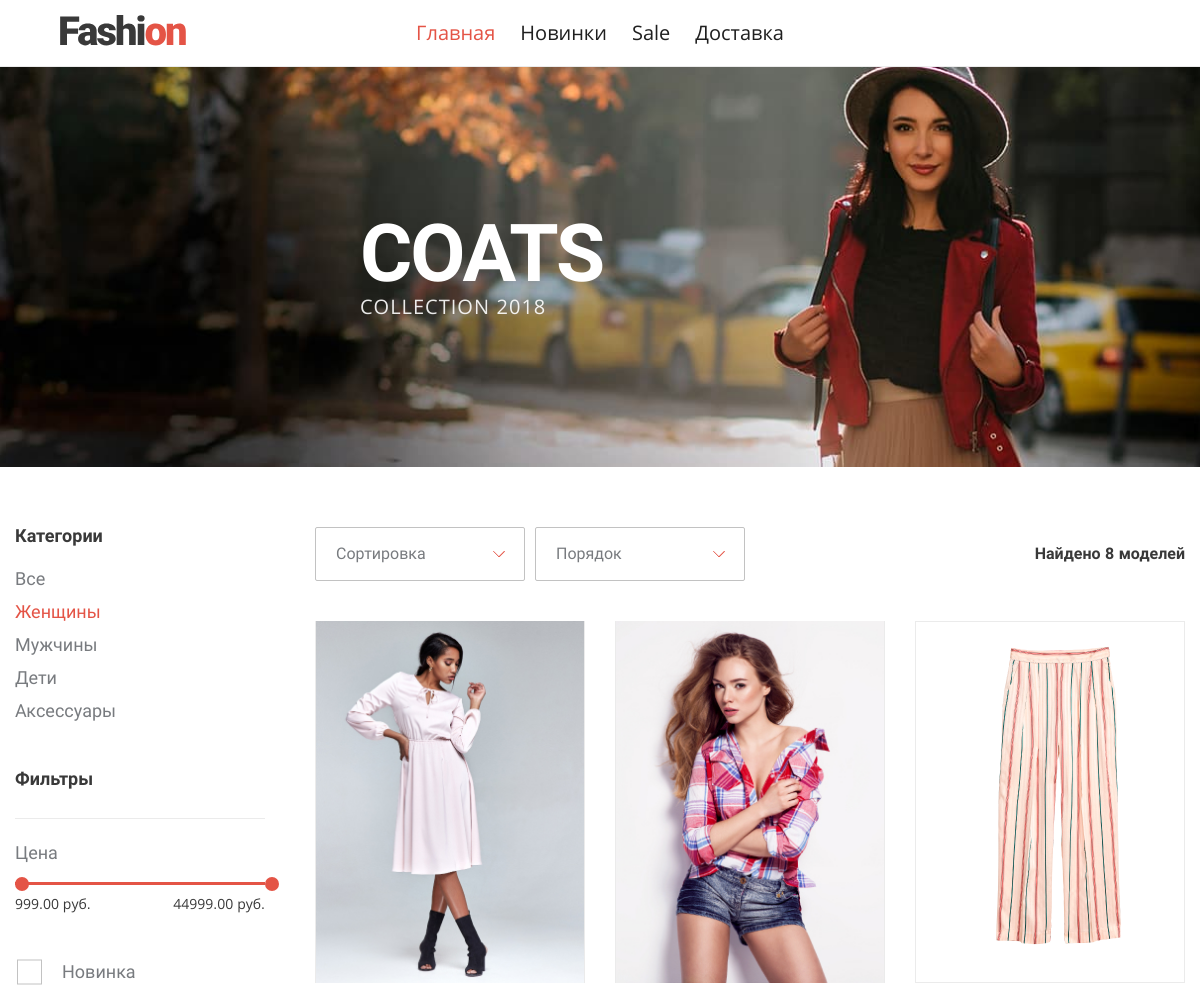
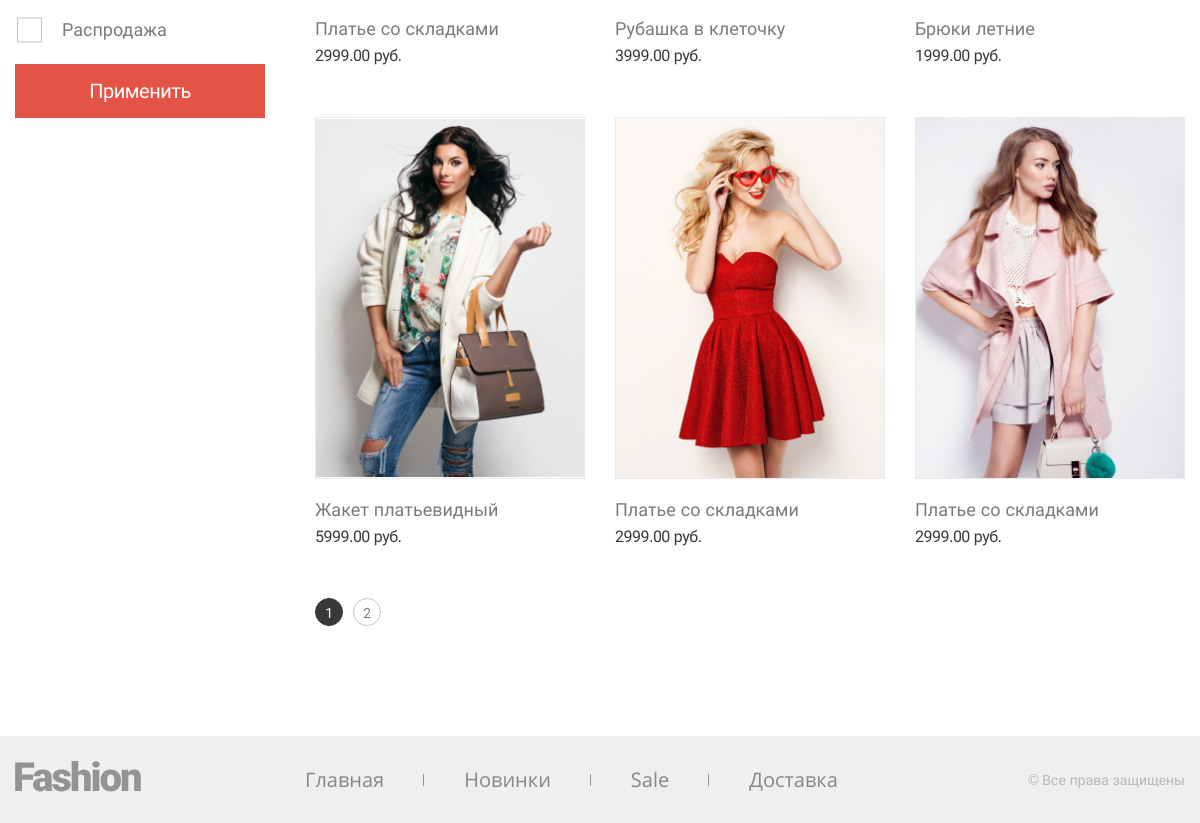
The app's page /?section=female with its own data (2 pictures, top to bottom).
### tables this page shows
CREATE TABLE `products` (
  `id` int(11) NOT NULL AUTO_INCREMENT,
  `name` varchar(45) NOT NULL,
  `price` decimal(8,2) NOT NULL,
  `img_path` varchar(255) NOT NULL,
  `activity` int(1) NOT NULL DEFAULT '1',
  `novelty` int(1) NOT NULL DEFAULT '0',
  `sale` int(1) NOT NULL DEFAULT '0',
  `create_time` timestamp NULL DEFAULT CURRENT_TIMESTAMP,
  PRIMARY KEY (`id`),
  KEY `index_name_asc` (`name`),
  KEY `index_price_asc` (`price`)
);

### helpers/helper_db.php (called while the page is built, shortened)
<?php
function connect() {
    include $_SERVER['DOCUMENT_ROOT'] . '/include/config.php';
    static $connection = null;
    if (null === $connection) {
        $connection = mysqli_connect($host, $user_db, $password_db, $dbname) or die('connection Error');
        $connection->set_charset("utf8");
    }
    return $connection;
}
function getSectionsOfProduct($id) {
    $id = mysqli_real_escape_string(connect(), $id);
    $sections = [];
    $query = "select sections.name from product_section
                join sections on sections.id = product_section.sections_id
                where product_section.products_id = '$id'";
    $result = mysqli_query(connect(), $query);
    while ($row = mysqli_fetch_assoc($result)) {
        $sections[] = $row['name'];
    }
    return $sections;
}
function getProducts($params = []) {
    $products = [];
    $query = createQuery($params);
    $result = mysqli_query(connect(), $query);
    while ($row = mysqli_fetch_assoc($result)) {
        $products[] = ['id' => $row['id'],
                        'name' => $row['name'],
                        'price' => $row['price'],
                        'novelty' => $row['novelty'],
                        'img_path' => $row['img_path'],
                        'sections' => getSectionsOfProduct($row['id'])];
    }
    return $products;
}
function createQuery($params) {
    $query = "select * from products where activity = 1";
    $advancedQuery = "";
    if (isset($params['section'])) {
        $section = mysqli_real_escape_string(connect(), $params['section']);
        if ($section == 'all') {
            $query = "select * from products where activity = 1";
        } else {
            $query =  "select products.* from products
                        join product_section on products_id = products.id
                        join sections on sections.id = sections_id
                        where sections.name = '$section' and products.activity = 1";
        }
    }
    return $query . $advancedQuery;
}
function getMinPrice() {
    $query = "select price from products order by price asc limit 1";
    $result = mysqli_query(connect(), $query);
    $price = mysqli_fetch_array($result, MYSQLI_ASSOC);
    return $price['price'];
}
function getMaxPrice() {
    $query = "select price from products order by price desc limit 1";
    $result = mysqli_query(connect(), $query);
    $price = mysqli_fetch_array($result, MYSQLI_ASSOC);
    return $price['price'];
}

### helpers/helper_func.php (called while the page is built, shortened)
<?php
function isActiveSection($param, $value) {
    return isset($param) ? $param == $value : false;
}

### include/config.php (called while the page is built, shortened)
<?php
$countOnPage = 6;

### index.php (the view, shortened to what this page needs)
<?php
include $_SERVER['DOCUMENT_ROOT'] . '/templates/header.php';
$productsPages = array_chunk($products, $countOnPage);
$countPages = count($productsPages);
if (isset($_GET['page']) && $_GET['page'] <= $countPages && $_GET['page'] > 0) {
    $page = $_GET['page'];
} else {
    $page = 1;
}
?>
<main class="shop-page">
  <header class="intro">
    <div class="intro__wrapper">
      <h1 class=" intro__title">COATS</h1>
      <p class="intro__info">Collection 2018</p>
    </div>
  </header>
  <section class="shop container">
    <section class="shop__filter filter">
      <form method="get">
      <div class="filter__wrapper">
        <b class="filter__title">Категории</b>
        <ul class="filter__list">
          <li>
            <a class="filter__list-item <?= !isset($params['section']) || (isActiveSection($params['section'], 'all') || is_null($params['section'])) ? 'active' : '' ?>" href="/">Все</a>
          </li>
          <li>
            <a class="filter__list-item <?= isset($params['section']) && isActiveSection($params['section'], 'female') ? 'active' : '' ?>" href="?section=female">Женщины</a>
          </li>
          <li>
            <a class="filter__list-item <?= isset($params['section']) && isActiveSection($params['section'], 'male') ? 'active' : '' ?>" href="?section=male">Мужчины</a>
          </li>
          <li>
            <a class="filter__list-item <?= isset($params['section']) && isActiveSection($params['section'], 'children') ? 'active' : '' ?>" href="?section=children">Дети</a>
          </li>
          <li>
            <a class="filter__list-item <?= isset($params['section']) && isActiveSection($params['section'], 'access') ? 'active' : '' ?>" href="?section=access">Аксессуары</a>
          </li>
        </ul>
      </div>
        <div class="filter__wrapper">
          <b class="filter__title">Фильтры</b>
          <div class="filter__range range">
            <span class="range__info">Цена</span>
            <div class="range__line" aria-label="Range Line"></div>
            <div class="range__res">
              <span class="range__res-item min-price" data-min-price-products="<?= (int)$minPrice ?>" data-min-price="<?= $params['filter']['min-price'] ?? $minPrice ?>"><?= $params['filter']['min-price'] ?? $minPrice ?> руб.</span>
              <span class="range__res-item max-price" data-max-price-products="<?= (int)$maxPrice ?>" data-max-price="<?= $params['filter']['max-price'] ?? $maxPrice ?>"><?= $params['filter']['max-price'] ?? $maxPrice ?> руб.</span>
            </div>
          </div>
        </div>
        <fieldset class="custom-form__group">
          <label for="new" class="custom-form__checkbox-label custom-form__info" style="display: block;">Новинка</label>
          <label for="sale" class="custom-form__checkbox-label custom-form__info" style="display: block;">Распродажа</label>
        </fieldset>
        <button class="button" type="submit" style="width: 100%">Применить</button>
      </form>
    </section>
    <div class="shop__wrapper">
      <section class="shop__sorting">
        <div class="shop__sorting-item custom-form__select-wrapper">
          <select class="custom-form__select" name="order-on">
            <option hidden="">Сортировка</option>
          </select>
        </div>
        <div class="shop__sorting-item custom-form__select-wrapper">
          <select class="custom-form__select" name="order-how">
            <option hidden="">Порядок</option>
          </select>
        </div>
        <p class="shop__sorting-res">Найдено <span class="res-sort"><?= $countProducts ?></span> моделей</p>
      </section>
      <section class="shop__list">
          <?php if (!empty($productsPages)): ?>
              <?php foreach ($productsPages[$page - 1] as $product) { ?>
                  <article class="shop__item product" data-product-id="<?= $product['id'] ?>" tabindex="0">
                    <div class="product__image">
                      <img src="/img/products/<?= $product['img_path'] ?>" alt="<?= $product['name'] ?>">
                    </div>
                    <p class="product__name"><?= $product['name'] ?></p>
                    <span class="product__price"><?= $product['price'] ?> руб.</span>
                  </article>
              <?php } ?>
          <?php endif; ?>
      </section>
      <ul class="shop__paginator paginator">
      <?php for ($i=0; $i < $countPages; $i++) { ?>
          <?php if ($i === $page - 1) { ?>
              <li>
                <a class="paginator__item"><?= $i + 1 ?></a>
              </li>
          <?php } else { ?>
              <li>
                <a class="paginator__item" href="?page=<?= $i + 1 ?>"><?= $i + 1 ?></a>
              </li>
          <?php } ?>
      <?php } ?>
      </ul>
    </div>
  </section>
</main>
<?php include $_SERVER['DOCUMENT_ROOT'] . '/templates/footer.php'; ?>

### records on screen
products: price "999.00"
products: price "44999.00"
products: img_path (picture), name "Платье со складками", price "2999.00"
products: img_path (picture), name "Рубашка в клеточку", price "3999.00"
products: img_path (picture), name "Брюки летние", price "1999.00"
products: img_path (picture), name "Жакет платьевидный", price "5999.00"
products: img_path (picture), name "Платье со складками", price "2999.00"
products: img_path (picture), name "Платье со складками", price "2999.00"

### other values on screen
$countProducts "8"
